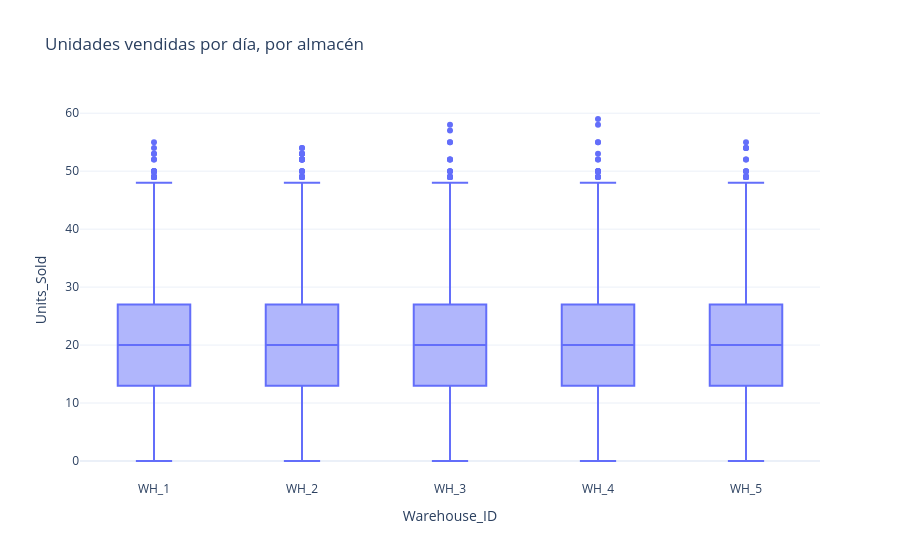

Notebook source saved alongside this figure:
### Markdown cell above
Ninguna fila es imposible. La valla IQR sobre toda la tabla marca algunas, pero mezcla meses de
temporada alta y baja. Como en el ejercicio 6 de la lección 03, la pregunta es **¿outlier para
quién?** Comparamos cada día con su propio SKU y su propio mes.

### Code cell
fig = px.box(
    raw,
    x="Warehouse_ID",
    y="Units_Sold",
    points="outliers",
    title="Unidades vendidas por día, por almacén",
)
fig.show()

### Figure 1 — Plotly figure (JSON) as saved in the notebook; plotly's stock layout.template omitted (floating-point values rounded to 4 significant figures; data arrays with more than 128 entries replaced by an {"elided": "..."} marker saying what was removed)
{"data": [{"alignmentgroup": "True", "boxpoints": "outliers", "hovertemplate": "Warehouse_ID=%{x}<br>Units_Sold=%{y}<extra></extra>", "legendgroup": "", "marker": {"color": "#636efa"}, "name": "", "notched": false, "offsetgroup": "", "orientation": "v", "showlegend": false, "type": "box", "x": {"elided": "91250 str values"}, "x0": " ", "xaxis": "x", "y": {"elided": "91250 int values"}, "y0": " ", "yaxis": "y"}], "layout": {"boxmode": "group", "legend": {"tracegroupgap": 0}, "title": {"text": "Unidades vendidas por día, por almacén"}, "xaxis": {"anchor": "y", "domain": [0.0, 1.0], "title": {"text": "Warehouse_ID"}}, "yaxis": {"anchor": "x", "domain": [0.0, 1.0], "title": {"text": "Units_Sold"}}}}
